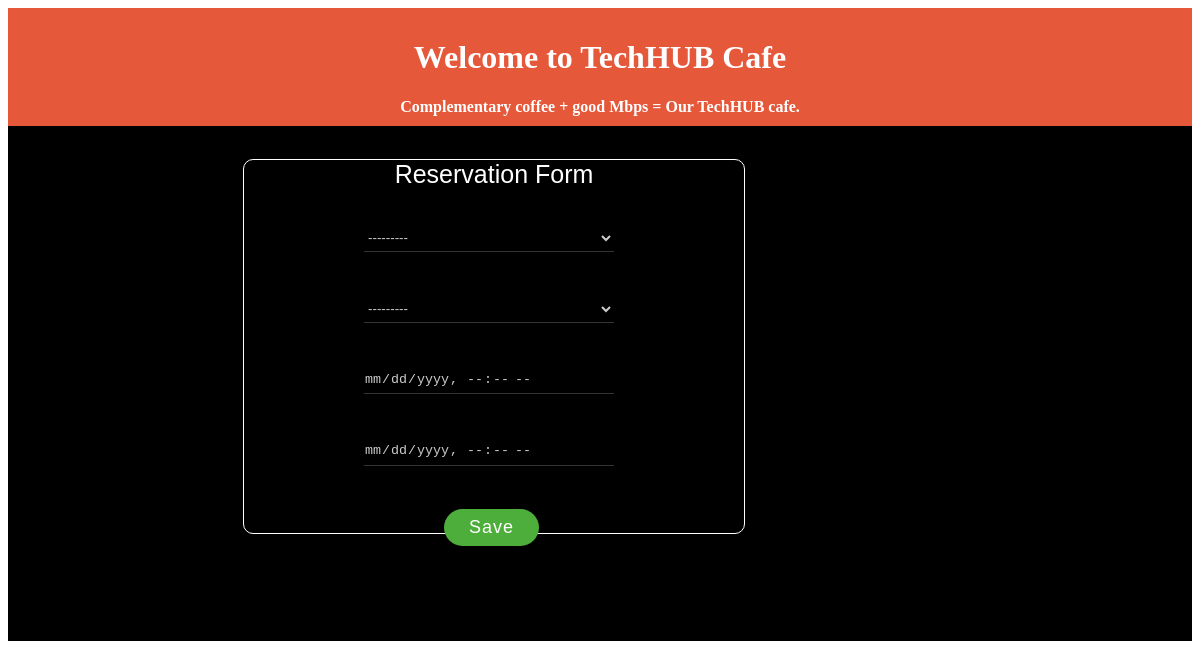
Before: /reservation/create/ with the older database file.
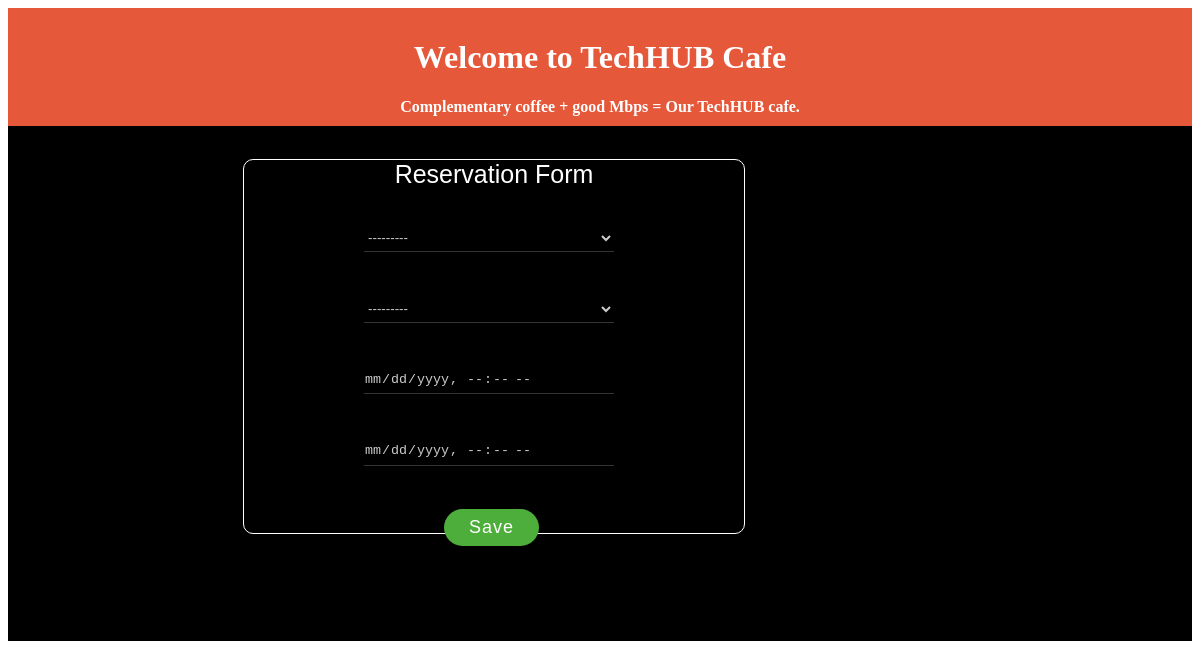
After: the same page with the newer database file.
### device/models.py (models this page shows)
class Computer(models.Model):
    computer_id = models.BigAutoField(auto_created=True, primary_key=True, serialize=False, verbose_name='ID')
    computer_name = models.CharField(max_length=255)
    processor = models.CharField(max_length=255)
    ram = models.IntegerField()
    operating_system = models.CharField(max_length=255)
    status = models.BooleanField(default=True)
    status = models.CharField(max_length=20, choices=USER_STATUS, default=ACTIVE)
    def __str__(self):
        return self.computer_name

### users/views.py (the view)
# urls.py: path('reservation/create/', views.reservation_create, name='reservation_create'),
def reservation_create(request):
    if request.method == 'POST':
        forms = ReservationForm(request.POST)
        if forms.is_valid():
            forms.save()
            return redirect('reservation_list')
    else:
        forms = ReservationForm()
    return render(request, 'users/reservation_form.html', {'form': forms})

### users/forms.py
class ReservationForm(forms.ModelForm):
    class Meta:
        model = Reservation
        fields = ['user', 'computer_name', 'start_time', 'end_time']
        widgets = {
            'yes_or_no': forms.DateTimeInput
        }
    def __init__(self, *args, **kwargs):
        super().__init__(*args, **kwargs)
        self.fields["user"].widget.attrs['class'] = 'form-control'
        self.fields["computer_name"].widget.attrs['class'] = 'form-control'
        self.fields["start_time"].widget.attrs['class'] = 'form-control'
        self.fields["start_time"].widget.attrs['placeholder'] = 'Start Time...'
        self.fields["end_time"].widget.attrs['class'] = 'form-control'
        self.fields["end_time"].widget.attrs['placeholder'] = 'End Time...'

### users/models.py (called while the page is built)
    def __str__(self):
        return self.name

### users/templates/users/reservation_form.html (shortened to what this page needs)
{% extends 'home.html' %}
{% load static %} {% block header %} {{ block.super }}
<link rel="stylesheet" type="text/css" href="{% static 'users/css/style_reservation_form.css' %}"> {% endblock %} {% block content %}
<div class="form-bg">
    <div class="container">
        <div class="row">
            <div class="col-lg-8 col-lg-offset-2 col-md-8 col-md-offset-2 col-sm-10 col-sm-offset-1">
                <div class="form-container">
                    <form class="form-horizontal" method="post">3
                        <h3 class="title">Reservation Form</h3>
                        <div class="form-group">
                            {{ form.user }}
                        </div>
                        <div class="form-group">
                            {{ form.computer_name }}
                        </div>
                        <div class="form-group">
                        <input class="form-control" type="datetime-local" placeholder="Start Time..." name="start_time">
                        </div>
                        <div class="form-group">
                            <input class="form-control" type="datetime-local" placeholder="End Time..." name="end_time">
                        </div>
                        <button type="submit" id="submit" class="btn btn-default">Save</button>
                    </form>
                </div>
            </div>
        </div>
    </div>
</div>
{% endblock %}

### templates/home.html (shortened to what this page needs)
{% load static %}
<!DOCTYPE html>
<html>
<head>
	{% block header %}
	<link rel="stylesheet" type="text/css" href="{% static 'css/styles.css' %}">
  	<link href="https://cdnjs.cloudflare.com/ajax/libs/font-awesome/6.4.0/css/all.min.css" rel="stylesheet">
    <script src="https://cdnjs.cloudflare.com/ajax/libs/font-awesome/6.4.0/js/all.min.js"></script>	{% endblock %}
	<link rel="stylesheet" href="https://cdnjs.cloudflare.com/ajax/libs/flatpickr/4.6.13/flatpickr.min.css" />
</head>
<body>
	<header>
		<h1>Welcome to TechHUB Cafe</h1>
		<marquee>
		<b>Complementary coffee + good Mbps = Our TechHUB cafe.</b>
		</marquee>
	</header>
	{% block content %}{% endblock %}
</body>
</html>

### static/css/styles.css (style rules this page uses)
body { font-family: Arial, sans-serif; scrollbar-width: none; }
header { background-color: #E5583A; color: white; padding: 10px; text-align: center; font-family: "Times New Roman", Times, serif; }

### users/static/users/css/style_reservation_form.css (style rules this page uses)
.form-container { font-family: "Nunito", sans-serif; font-size: 0; border-radius: 0px; overflow: hidden; background: #000; background-size: 150px; width: auto; height: 450px; padding: 33px 35px 32.5px; }
.form-container .form-horizontal { display: inline-block; border-style: groove; border-width: 1px; border-color: white; border-radius: 10px; width: 500px; margin-left: 200px; }
.form-container .title { color: #fff; font-size: 25px; font-weight: 400; margin: 0 0 35px; }
.form-container .form-horizontal .form-group { margin: 0 0 10px; }
.form-container .form-horizontal .form-control { color: #ccc; background: transparent; padding: 5px 0; margin-bottom: 33px; margin-left: 120px; width: 50% ; border: none; border-bottom: 1px solid rgba(255, 255, 255, 0.2); border-radius: 0; justify-content: center; align-items: center; }
.form-container .form-horizontal .form-control::placeholder { color: #ccc; font-size: 16px; font-weight: 400; }
.form-container .form-horizontal .form-group select.form-control option { color: #000; background: #fff; }
.form-container .form-horizontal .btn { color: #fff; background: #4dae3c; font-size: 18px; letter-spacing: 1px; border-radius: 50px; padding: 8px 25px; border: none; transition: all 0.4s ease; justify-content: center; margin-left: 200px; margin-bottom: -30px; position: relative, z - index: 2; }
h3 { width: 100%; float: none; display: flex; justify-content: center; }

Changed rows visible on the page:
added Computer: computer_name "---------"
Other visible differences:
form field computer_name: "---------" → (not shown)
